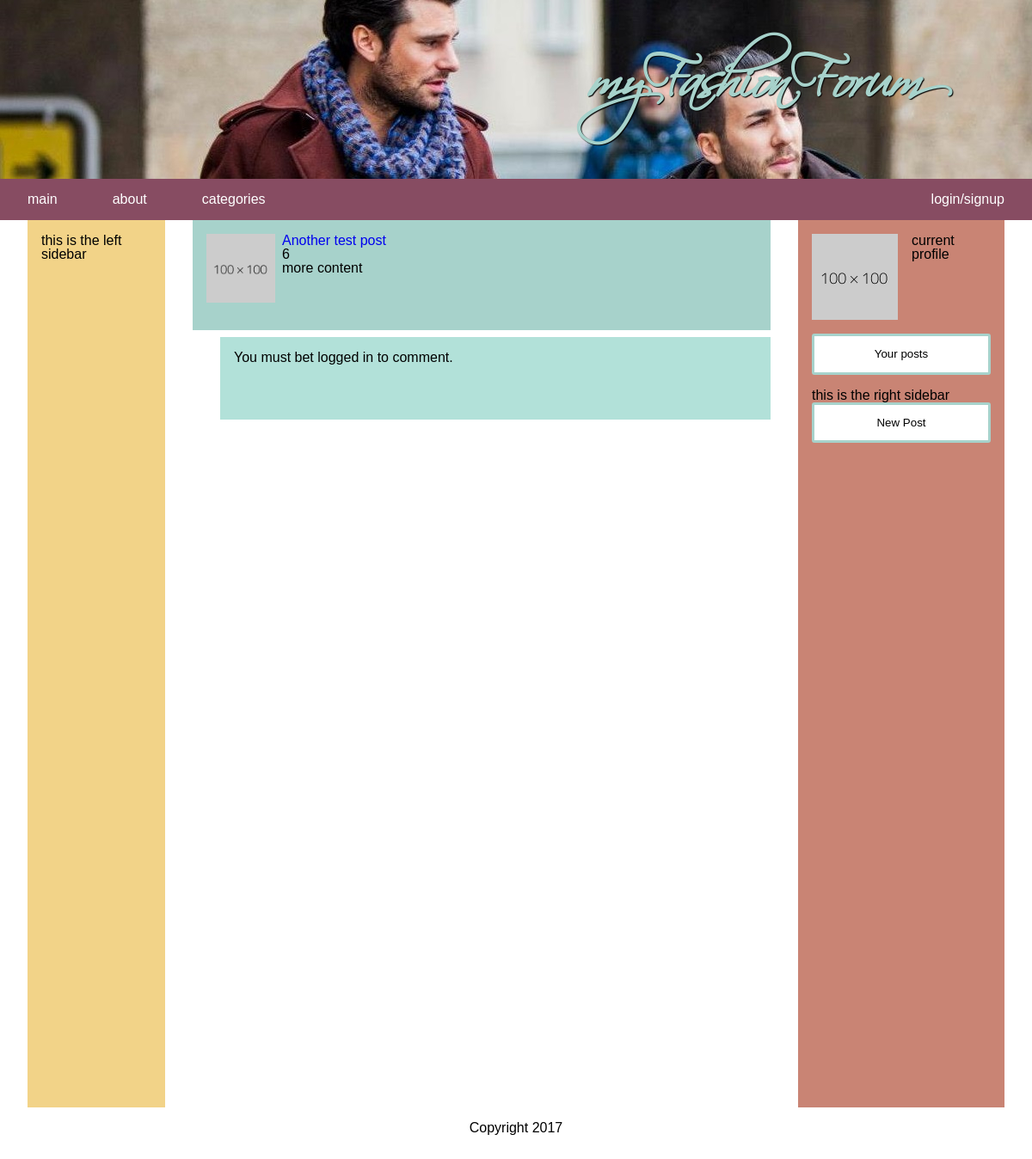
The app's page /post.php?pid=2 with its own data.
### tables this page shows
create table Posts(
    pid int auto_increment,
    title varchar(500),
    text varchar(500),
    link varchar(500),
    score int,
    uid int,
    catId int,
    primary key (pid),
    foreign key (uid) references Users(uid) on update cascade on delete no action,
    foreign key (catId) references Categories(catId) on update cascade on delete no action
);

### connection.php (called while the page is built)
<?php
$host = "cosc360.ok.ubc.ca";
$database = "db_47686143";
$user = "47686143";
$password = "47686143";
$conn = new mysqli($host, $user, $password, $database);
$error = $conn->connect_error;

### loggedIn.php (called while the page is built, shortened)
<?php
$loggedIn = false;
?>

### post.php (the view, shortened to what this page needs)
<?php
require 'navbar.php';
?>
<main>
    <div id="left">
        <p>this is the left sidebar</p>
    </div>
    <div id="right">
        <div id="profile-box">
            <img src="images/placeholder.png">
            <p>current profile</p>
            <button class="big-buttons loginBtn">Your posts</button>
        </div>
        <p>this is the right sidebar</p>
        <a href="newpost.php">
            <button class="big-buttons">New Post</button>
        </a>
    </div>
    <div id="center-container">
        <?php
        $post = [];
        if (!isset($_GET['pid'])) {
            echo "<a href=\"home.php\">No post selected!</a>";
        } else {
            if ($error != null) {
                $output = "<p>Unable to connect to database!</p>";
                exit($output);
            } else {
                $stmt = $conn->prepare("SELECT pid, title, text, link, score FROM Posts WHERE pid = ?;");
                $stmt->bind_param("i", $_GET['pid']);
                $stmt->execute();
                $stmt->bind_result($pid, $title, $text, $link, $score);
                if ($stmt->fetch()) {
                    $post = [
                        'pid' => $pid,
                        'title' => $title,
                        'text' => $text,
                        'link' => $link,
                        'score' => $score
                    ];
                    echo "<article><img src=\"images/placeholder.png\">
                            <a href=\"http://" . $post['link'] . "\"><p>" .
                        $post['title'] .
                        "</p></a>" .
                        $post['score'] .
                        "<p>" . $post['text'] . "</p>" .
                        "</article>";
                } else {
                    echo "<a href=\"home.php\">Post not available</a>";
                }
            }
        }
        ?>
        <div class="comment">
            <?php if ($loggedIn){
                $_SESSION['pid'] = $post['pid'];
                ?>
            <form action="leaveComment.php" method="post">
            <fieldset>Leave a comment</fieldset>
            <textarea name="text"></textarea>
            <input type="submit">
            </form>
            <?php } else {
                echo "<p>You must bet logged in to comment.</p>";
            }
            ?>
        </div>
    </div>
</main>
<footer>
    <p>Copyright 2017</p>
</footer>
</body>
</html>

### css/stylesheet.css (style rules this page uses)
body { min-width: 30em; font-family: "Berlin Sans FB", Verdana, sans-serif; }
footer { padding: 3em; text-align: center; }
#left { height: 100%; width: 8em; float: left; background-color: #F2D388; padding: 1em; }
#right { padding: 1em; float: right; width: 13em; height: 100%; background-color: #C98474; }
#profile-box { min-height: 6em; width: 100%; margin-right: 1em; margin-bottom: 1em; }
div div img { margin-right: 1em; margin-bottom: 1em; float:left; }
#center-container { min-width: 8em; height: 100%; margin-left: 12em; margin-right: 17em; }
main { min-width: 32em; margin-top: 3em; margin-left: 2em; margin-right: 2em; height: 1000px; }
article { padding: 1em; min-height: 6em; width: auto; min-width: 15em; margin-top: 0.5em; background-color: #A7D2CB; }
article img { float: left; width: 5em; height: 5em; margin-right: 0.5em; margin-bottom: 0.5em; }
article a { text-decoration: none; }
.comment { min-width: 5em; margin-left: 2em; min-height: 4em; background-color: #b2e1d9; margin-top: 0.5em; padding: 1em; }
.big-buttons { font-family: inherit; padding: 1em; width: 100%; background-color: white; border: 3px solid #A7D2CB; border-radius: 3px; color: black; }

### records on screen
posts: title "Another test post", score "6", text "more content"
